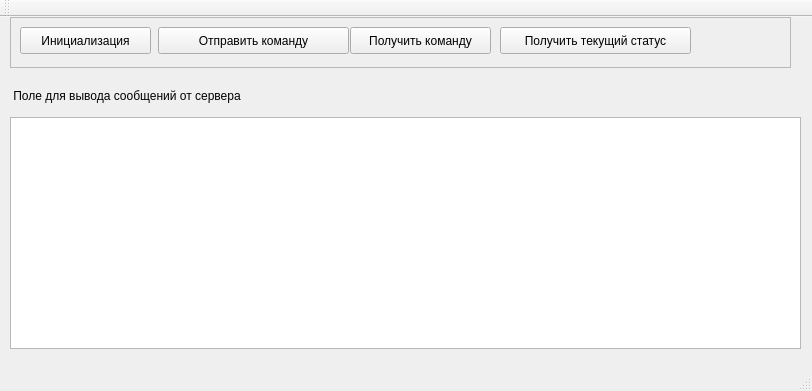
<?xml version="1.0" encoding="UTF-8"?>
<ui version="4.0">
 <class>gclient</class>
 <widget class="QMainWindow" name="gclient">
  <property name="geometry">
   <rect>
    <x>0</x>
    <y>0</y>
    <width>812</width>
    <height>391</height>
   </rect>
  </property>
  <property name="windowTitle">
   <string>gclient</string>
  </property>
  <property name="windowIcon">
   <iconset>
    <normaloff>g.png</normaloff>g.png</iconset>
  </property>
  <widget class="QWidget" name="centralWidget">
   <widget class="QFrame" name="frame">
    <property name="geometry">
     <rect>
      <x>10</x>
      <y>0</y>
      <width>781</width>
      <height>51</height>
     </rect>
    </property>
    <property name="frameShape">
     <enum>QFrame::StyledPanel</enum>
    </property>
    <property name="frameShadow">
     <enum>QFrame::Raised</enum>
    </property>
    <widget class="QPushButton" name="pushButton_1">
     <property name="geometry">
      <rect>
       <x>10</x>
       <y>10</y>
       <width>131</width>
       <height>27</height>
      </rect>
     </property>
     <property name="text">
      <string>Инициализация</string>
     </property>
    </widget>
    <widget class="QPushButton" name="pushButton_2">
     <property name="geometry">
      <rect>
       <x>148</x>
       <y>10</y>
       <width>191</width>
       <height>27</height>
      </rect>
     </property>
     <property name="text">
      <string>Отправить команду</string>
     </property>
    </widget>
    <widget class="QPushButton" name="pushButton_4">
     <property name="geometry">
      <rect>
       <x>490</x>
       <y>10</y>
       <width>191</width>
       <height>27</height>
      </rect>
     </property>
     <property name="text">
      <string>Получить текущий статус</string>
     </property>
    </widget>
    <widget class="QPushButton" name="pushButton_3">
     <property name="geometry">
      <rect>
       <x>340</x>
       <y>10</y>
       <width>141</width>
       <height>27</height>
      </rect>
     </property>
     <property name="text">
      <string>Получить команду</string>
     </property>
    </widget>
   </widget>
   <widget class="QLabel" name="label">
    <property name="geometry">
     <rect>
      <x>10</x>
      <y>70</y>
      <width>301</width>
      <height>17</height>
     </rect>
    </property>
    <property name="text">
     <string> Поле для вывода сообщений от сервера</string>
    </property>
   </widget>
   <widget class="QTableWidget" name="log">
    <property name="geometry">
     <rect>
      <x>10</x>
      <y>100</y>
      <width>791</width>
      <height>232</height>
     </rect>
    </property>
    <property name="sizePolicy">
     <sizepolicy hsizetype="Preferred" vsizetype="Preferred">
      <horstretch>0</horstretch>
      <verstretch>0</verstretch>
     </sizepolicy>
    </property>
    <property name="font">
     <font>
      <pointsize>12</pointsize>
      <weight>75</weight>
      <bold>true</bold>
     </font>
    </property>
    <property name="alternatingRowColors">
     <bool>true</bool>
    </property>
    <property name="showGrid">
     <bool>false</bool>
    </property>
    <attribute name="horizontalHeaderVisible">
     <bool>false</bool>
    </attribute>
    <attribute name="horizontalHeaderHighlightSections">
     <bool>false</bool>
    </attribute>
    <attribute name="horizontalHeaderStretchLastSection">
     <bool>false</bool>
    </attribute>
    <attribute name="verticalHeaderVisible">
     <bool>false</bool>
    </attribute>
    <attribute name="verticalHeaderHighlightSections">
     <bool>false</bool>
    </attribute>
    <column>
     <property name="text">
      <string>Новый столбец</string>
     </property>
    </column>
   </widget>
  </widget>
  <widget class="QMenuBar" name="menuBar">
   <property name="geometry">
    <rect>
     <x>0</x>
     <y>0</y>
     <width>812</width>
     <height>25</height>
    </rect>
   </property>
  </widget>
  <widget class="QToolBar" name="mainToolBar">
   <attribute name="toolBarArea">
    <enum>TopToolBarArea</enum>
   </attribute>
   <attribute name="toolBarBreak">
    <bool>false</bool>
   </attribute>
  </widget>
  <widget class="QStatusBar" name="statusBar"/>
 </widget>
 <layoutdefault spacing="6" margin="11"/>
 <resources/>
 <connections/>
</ui>
